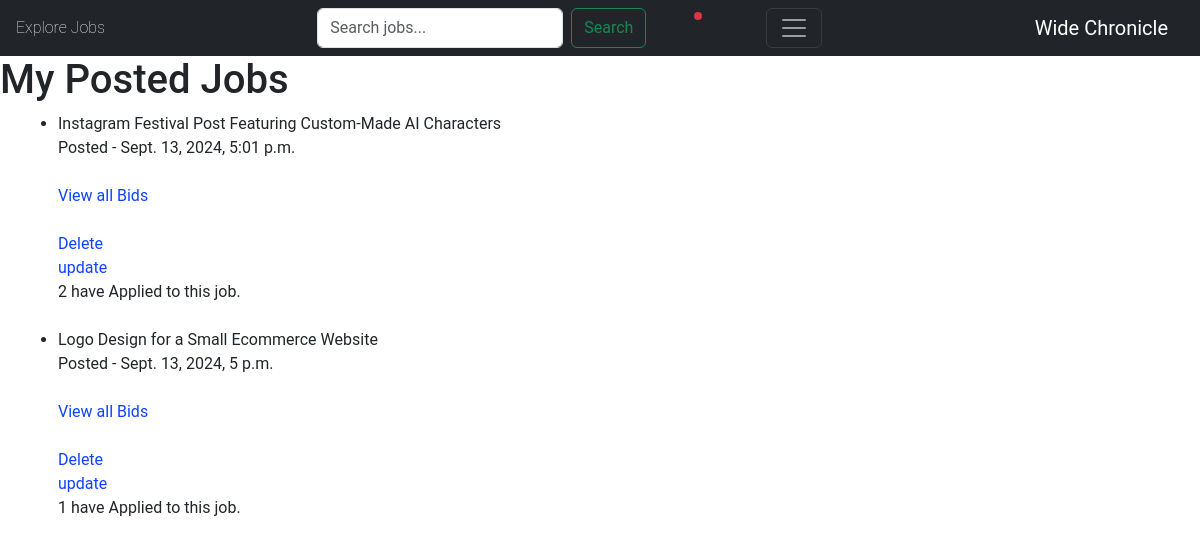
Page /my-jobs/ (signed in) on the committed database.
### jobs/models.py (models this page shows, shortened)
class Job(models.Model):
    buyer = models.ForeignKey(Buyer, on_delete=models.CASCADE)
    title = models.CharField(max_length=200)
    budget = models.IntegerField(validators=[MinValueValidator(1000)])
    description = models.TextField()
    requirement = models.TextField()
    expertise_required = models.CharField(choices=SPECIALITY_CHOICES, max_length=50, default="None" )
    timestamp = models.DateTimeField(auto_now_add=True)
    code = models.CharField(max_length=10, unique=True, primary_key=True,)
    class Meta:
        ordering = ['-timestamp']

### jobs/views.py (the view)
# urls.py: path('my-jobs/', my_jobs, name='my_jobs'),
def my_jobs(request):
    try:
        buyer = Buyer.objects.get(owner=request.user)
        jobs = Job.objects.filter(buyer=buyer)
    except Buyer.DoesNotExist:
        jobs = []
    return render(request, 'jobs/my_jobs.html', {'jobs': jobs})

### accounts/models.py (called while the page is built)
    def role(self):
        if hasattr(self, 'seller'):
            return 'Seller'
        elif hasattr(self, 'buyer'):
            return 'Buyer'
        else:
            return None

    def name(user):
        if hasattr(user, 'seller'):
            return user.seller.name
        elif hasattr(user, 'buyer'):
            return user.buyer.name

    def profile_pic(user):
        if hasattr(user, 'seller'):
            return user.seller.profile_pic.url
        elif hasattr(user, 'buyer'):
            return user.buyer.profile_pic.url
        return user.profile_pic

### jobs/context_processors.py (called while the page is built)
def unread_notifications(request):
    if request.user.is_authenticated:
        unread_count = Notification.objects.filter(user=request.user, is_read=False).count()
    else:
        unread_count = 0
    return {
        'unread_notifications_count': unread_count
    }

### jobs/templates/jobs/my_jobs.html (shortened to what this page needs)
{% extends 'jobs/_base.html' %}
    {% block content %}
    <h1>My Posted Jobs</h1>
    <ul>
        <div class="container ">
        {% for job in jobs %}
            <li>
                {{ job.title }}  <br> Posted - {{ job.timestamp }} <br><br>
                <a href="{% url 'all_applicants' job.code %}">View all Bids </a>
                <br><br>
                <a href="{% url 'job-delete' job.code %}">Delete</a><br>
                <a href="{% url 'job-update' job.code %}">update</a> <br>
                {{job.applyjob_set.all.count}} have Applied to this job.
                <br><br>
            </li>
        {% endfor %}
    </ul>
    {% endblock content %}

### jobs/static/css/style.css (style rules this page uses)
a { color: #198754; }

### jobs/static/css/main.css (style rules this page uses)
:root { --default-font: "Roboto", system-ui, -apple-system, "Segoe UI", Roboto, "Helvetica Neue", Arial, "Noto Sans", "Liberation Sans", sans-serif, "Apple Color Emoji", "Segoe UI Emoji", "Segoe UI Symbol", "Noto Color Emoji"; --heading-font: "Poppins", sans-serif; --nav-font: "Poppins", sans-serif; }
:root { --background-color: #ffffff; --default-color: #212529; --heading-color: #001973; --accent-color: #0d42ff; --surface-color: #ffffff; --contrast-color: #ffffff; }
:root { --nav-color: rgba(255, 255, 255, 0.6); --nav-hover-color: #ffffff; --nav-mobile-background-color: #ffffff; --nav-dropdown-background-color: #ffffff; --nav-dropdown-color: #212529; --nav-dropdown-hover-color: #0d42ff; }
:root { scroll-behavior: smooth; }
body { color: var(--default-color); background-color: var(--background-color); font-family: var(--default-font); }
a { color: var(--accent-color); text-decoration: none; transition: 0.3s; }

### rows in the picture
Job: title "Instagram Festival Post Featuring Custom-Made AI Characters", timestamp "Sept. 13, 2024, 5:01 p.m.", applyjob_set.all.count "2"
Job: title "Logo Design for a Small Ecommerce Website", timestamp "Sept. 13, 2024, 5 p.m.", applyjob_set.all.count "1"
